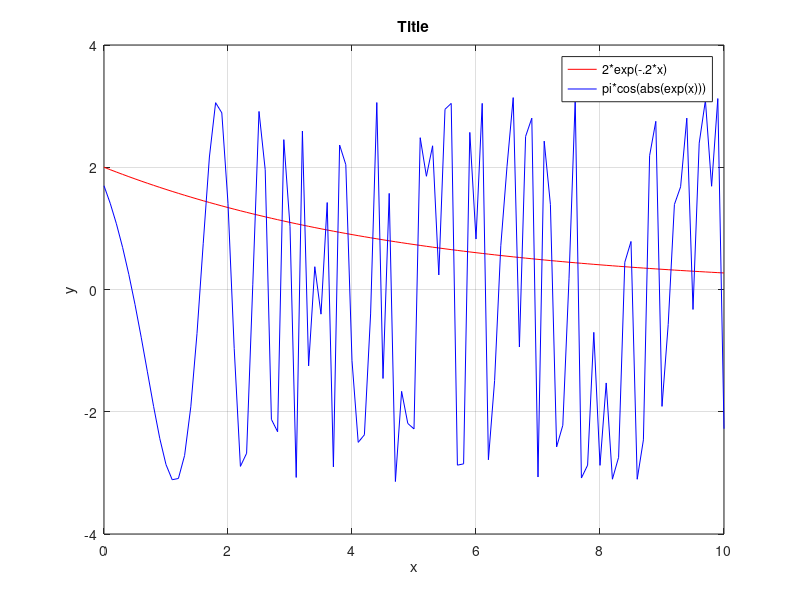

Write MATLAB code to recreate this figure.
%test1 
clc;
clear all;
close all;
x = 0:0.1:10;
y = 2* exp(-.2*x);

x1 = 0:0.1:10;
y1 = pi*cos(abs(exp(x)));
plot(x,y,'r',x1,y1,'b');
xlabel('x');
ylabel('y');
title('Title');
grid;
legend('2*exp(-.2*x)','pi*cos(abs(exp(x)))');

u = 1;
v = 3;

disp(4*u/3*v);
disp((2*v^-1)/((u+v)^2));
disp((v^3)/(v^3-u^3));
disp((4/3)*pi*v^2);

% pwd
% 
% mkdir('Lab1','mynewdir');
% cd('mynewdir');
